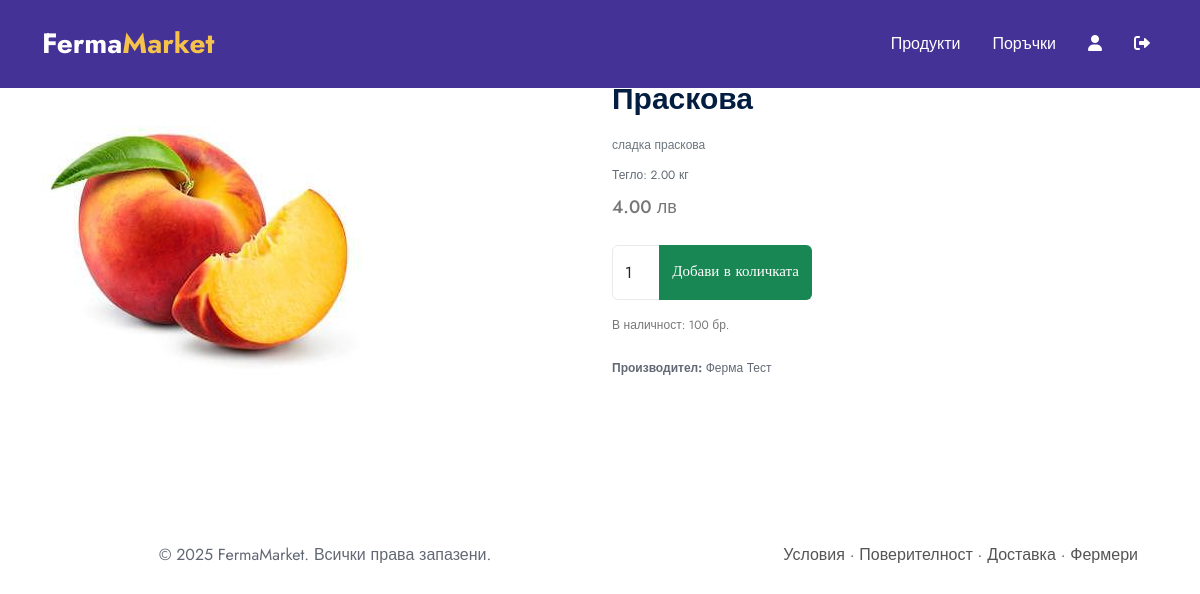
Screenshot of /client/product/8/ (signed in) with the database file from the repository.
### fermamarket/farmers/models.py (models this page shows, shortened)
class Product(models.Model):
    farmer = models.ForeignKey(FarmerProfile, on_delete=models.CASCADE, related_name='products')
    category = models.ForeignKey(Category, on_delete=models.SET_NULL, null=True, blank=True, related_name='products')
    title = models.CharField(max_length=255)
    description = models.TextField()
    price = models.DecimalField(max_digits=8, decimal_places=2)
    quantity = models.PositiveIntegerField()
    image = models.ImageField(upload_to='product_images/', blank=True, null=True)
    created_at = models.DateTimeField(default=timezone.now)
    weight = models.DecimalField(
        max_digits=6,
        decimal_places=2,
        null=True, blank=True,
        help_text="Тегло или количество (напр. в кг)"
    )
    weight_unit = models.CharField(
        max_length=10,
        choices=[('kg', 'кг'), ('g', 'гр'), ('l', 'литра'), ('pcs', 'брой')],
        default='kg',
        help_text="Мярка за тегло/обем"
    )

class FarmerProfile(models.Model):
    user = models.OneToOneField(CustomUser, on_delete=models.CASCADE)
    farm_name = models.CharField(max_length=255)
    description = models.TextField(blank=True)
    location = models.CharField(max_length=255)
    phone = models.CharField(max_length=20)
    image = models.ImageField(upload_to='farms/', blank=True, null=True)

### fermamarket/clients/views.py (the view)
# urls.py: path('product/<int:pk>/', product_detail, name='product_detail'),
def product_detail(request, pk):
    product = get_object_or_404(Product, pk=pk)
    return render(request, 'product_detail.html', {'product': product})

### templates/product_detail.html (shortened to what this page needs)
{% extends "base.html" %}
{% block content %}
<div class="container py-5">
  <div class="row">
    <div class="col-md-6">
      <img src="{{ product.image.url }}" class="img-fluid rounded" alt="{{ product.name }}">
    </div>
    <div class="col-md-6">
      <h2 class="fw-bold mb-3">{{ product.title }}</h2>
      <p class="text-muted">{{ product.description }}</p>
      <p>Тегло: {{ product.weight }} {{ product.get_weight_unit_display }}</p>
      <h4 class="text-primary">{{ product.price }} лв</h4>
      {% if product.quantity > 0 %}
        <form method="post" action="{% url 'add_to_cart' product.id %}" class="mt-4">
          <div class="input-group mb-3" style="max-width: 200px;">
            <input type="number" name="quantity" min="1" max="{{ product.quantity }}" value="1" class="form-control">
            <button type="submit" class="btn btn-success">Добави в количката</button>
          </div>
        </form>
        <p class="text-success">В наличност: {{ product.quantity }} бр.</p>
      {% else %}
        <p class="text-danger fw-bold">Изчерпан</p>
      {% endif %}
      <p class="mt-4"><strong>Производител:</strong> {{ product.farmer.farm_name }}</p>
    </div>
  </div>
</div>
{% endblock %}

### rows the page displays
Product: image (picture), title "Праскова", description "сладка праскова", weight "2.00", weight_unit "кг", price "4.00", quantity "100", farmer.farm_name "Ферма Тест"
